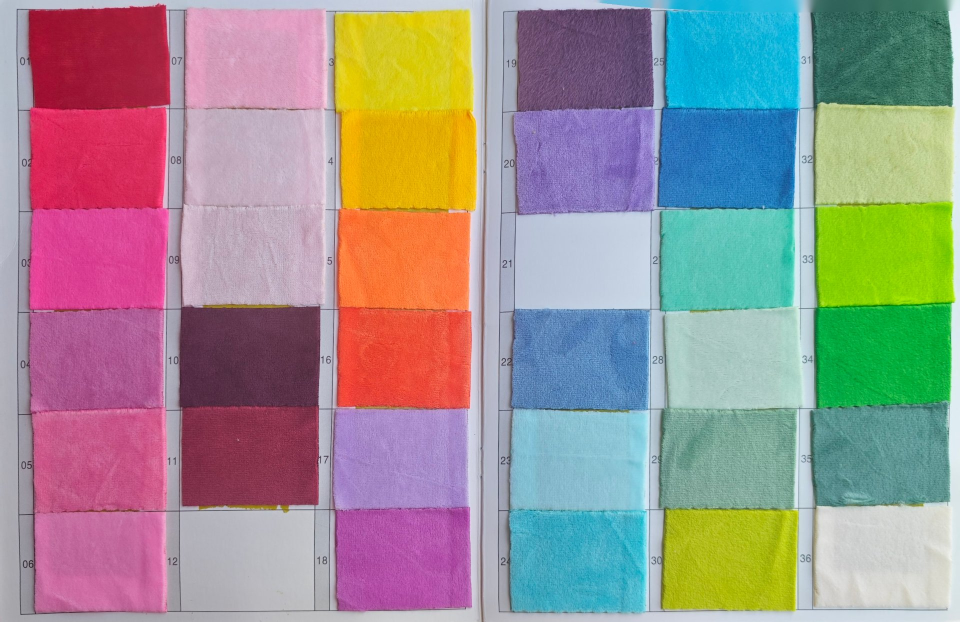
#> input picture source-photos/xh/xh-1.jpg, 1920 x 1244 px (shown at 1/2 size); its folder holds 4 pictures in this run
$ python extract-xh.py
#> lines starting #> are read from the running program, lines starting #| are printed output that depends on the picture
# -*- coding: utf-8 -*-
"""
鑫鸿布业色卡提取：网格拟合 + 格内中位色 + 白平衡 + 种子文件生成
用法：
  python tools/extract-xh.py fit     # 网格拟合，输出验证图到 tmp_xh/
  python tools/extract-xh.py build   # 生成 data/palette3.json 与 assets/palette-seed3.js
"""
import os, sys, json
import numpy as np
from PIL import Image, ImageDraw

ROOT = os.path.dirname(os.path.dirname(os.path.abspath(__file__)))
SRC = os.path.join(ROOT, 'source-photos', 'xh')
TMP = os.path.join(ROOT, 'tmp_xh')
os.makedirs(TMP, exist_ok=True)

ROWS = 6
# 拟合得到的格线（像素坐标，原始 1920 宽照片）
GRID = {
    # 照片: (行边界 7 条, 左页 4 条, 右页 4 条)
    'xh-1': ([15, 216, 417, 618, 819, 1020, 1221],
             [36, 359, 682, 1005], [997, 1297.5, 1598, 1898.5]),
    'xh-2': ([9, 217, 425, 633, 841, 1049, 1257],
             [3, 311.5, 620, 928.5], [992, 1295.5, 1599, 1902.5]),
    'xh-3': ([14, 217, 420, 623, 826, 1029, 1232],
             [26, 327, 628, 929], [997, 1304.5, 1612, 1919.5]),
}
# 照片 -> (page 序号, 左页起始色号, 右页起始色号)
PAGE_OF = {'xh-1': (1, 1, 19), 'xh-2': (2, 37, 55), 'xh-3': (3, 73, 91)}

# 第 4 张是手贴色块，无印刷格线，按实测边界标定（行按色块边缘取平均）
XH4_ROWS = [(0, 475), (660, 1006)]
XH4_COLS = [
    [20, 438, 819, 1227, 1588, 1911],   # 第一行 5 块
    [10, 388, 765, 1177, 1554, 1900],   # 第二行 5 块
]
XH4_CODES = [[109, 113, 118, 121, 140], [151, 152, 158, 160, 162]]


def load(name):
    a = np.array(Image.open(os.path.join(SRC, name + '.jpg')).convert('RGB')).astype(np.float32)
    return a


def smooth(p, k=5):
    if k <= 1:
        return p
    return np.convolve(p, np.ones(k) / k, mode='same')


def edge_profiles(a):
    ev = np.abs(np.diff(a, axis=1)).mean(axis=2)
    eh = np.abs(np.diff(a, axis=0)).mean(axis=2)
    return smooth(np.percentile(ev, 75, axis=0)), smooth(np.percentile(eh, 75, axis=1))


def best_lattice(prof, start_rng, step_rng, n_cells, edge_margin=3, n_lines=None):
    if n_lines is None:
        n_lines = n_cells + 1
    best = None
    for st in start_rng:
        for sp in step_rng:
            s, ok = 0.0, True
            for k in range(n_lines):
                x = int(round(st + k * sp))
                if x < edge_margin or x >= len(prof) - edge_margin:
                    ok = False
                    break
                s += prof[x]
            if ok and (best is None or s > best[0]):
                best = (s, float(st), float(sp))
    return best


def fit_photo(name):
    a = load(name)
    h, w, _ = a.shape
    pv, ph = edge_profiles(a)
    rows = best_lattice(ph, np.arange(0, 80, 1.0), np.arange(180, 230, 0.5), ROWS)
    cols_l = best_lattice(pv, np.arange(0, 90, 1.0), np.arange(290, 331, 0.5), 3, n_lines=3)
    cols_r = best_lattice(pv, np.arange(w / 2 - 60, w / 2 + 90, 1.0), np.arange(290, 331, 0.5), 3, n_lines=3)
    return rows, cols_l, cols_r


def lattice(best, n):
    _, st, sp = best
    return [st + k * sp for k in range(n + 1)]


# ---------------- 取色 ----------------
# [230 lines left out: functions srgb2lab_arr, paper_white, white_balance, median_color, patch_std, tex_energy and 7 more, not called in this run]


if __name__ == '__main__':
    mode = sys.argv[1] if len(sys.argv) > 1 else 'fit'
    if mode == 'fit':
        for name in GRID:
            rows, cl, cr = fit_photo(name)
#> in edge_profiles, `ev = np.abs(np.diff(a, axis=1)).mean(axis=2)`:
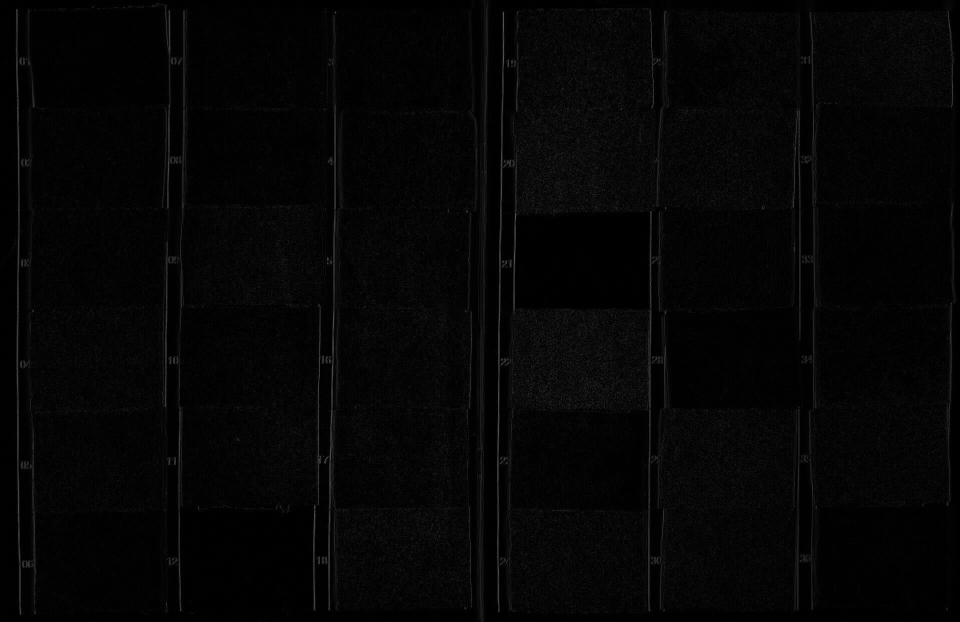
#> ev: shape (1244, 1919) float32 (shown at 1/2 size); min 0, max 117, mean 5
#> in fit_photo, `pv, ph = edge_profiles(a)`: pv = 1919 values, max 55.4 at index 36, min 0.333 at index 1918, mean 6.88; ph = 1243 values, max 27.1 at index 1221, min 0.2 at index 1242, mean 5.06
#> the loop in best_lattice, `for st in start_rng:` made 80 passes
#> after the loop in best_lattice, `for st in start_rng:`: best = (111.3, 15, 201)
#> the loop in best_lattice (call 2), `for st in start_rng:` made 90 passes
#> in fit_photo, `cols_l = best_lattice(pv, np.arange(0, 90, 1.0), np.arange(290, 331, 0..`: cols_l = (88.1, 36, 323)
#> in fit_photo, `cols_r = best_lattice(pv, np.arange(w / 2 - 60, w / 2 + 90, 1.0), np.a..`: cols_r = (99.55, 997, 300.5)
#> rows = (111.3, 15, 201); cl = (88.1, 36, 323); cr = (99.55, 997, 300.5)
            print(name, 'rows', [round(v, 1) for v in lattice(rows, ROWS)],
                  'L', [round(v, 1) for v in lattice(cl, 3)],
                  'R', [round(v, 1) for v in lattice(cr, 3)])
#> in lattice, `_, st, sp = best`: st = 15; sp = 201
#| xh-1 rows [15.0, 216.0, 417.0, 618.0, 819.0, 1020.0, 1221.0] L [36.0, 359.0, 682.0, 1005.0] R [997.0, 1297.5, 1598.0, 1898.5]
#> pass 2 of the loop `for name in GRID:`:
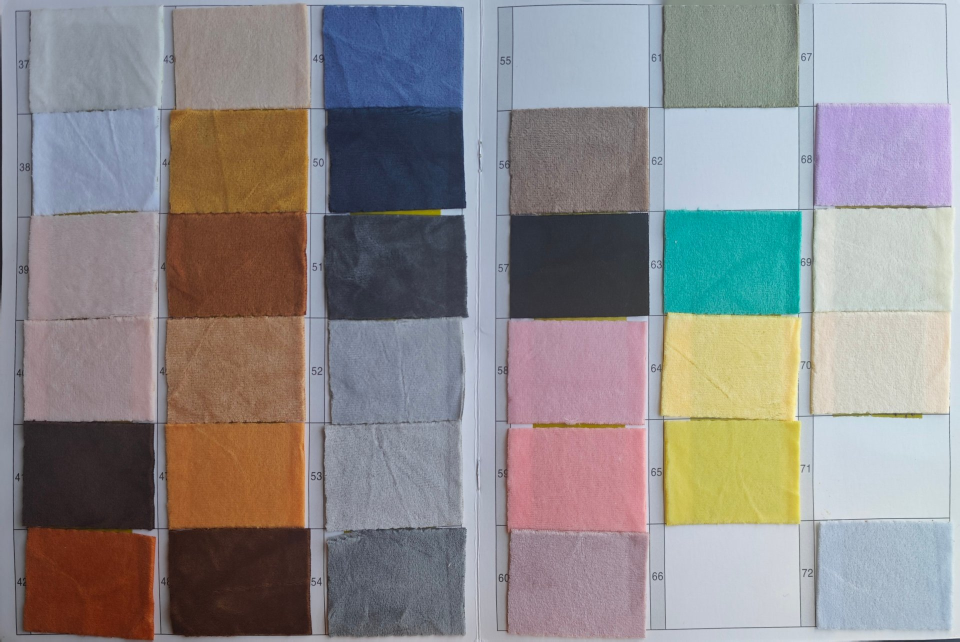
#> input picture source-photos/xh/xh-2.jpg, 1920 x 1283 px (shown at 1/2 size)
#> a: shape (1283, 1920, 3) float32
#> in edge_profiles (call 2), `ev = np.abs(np.diff(a, axis=1)).mean(axis=2)`:
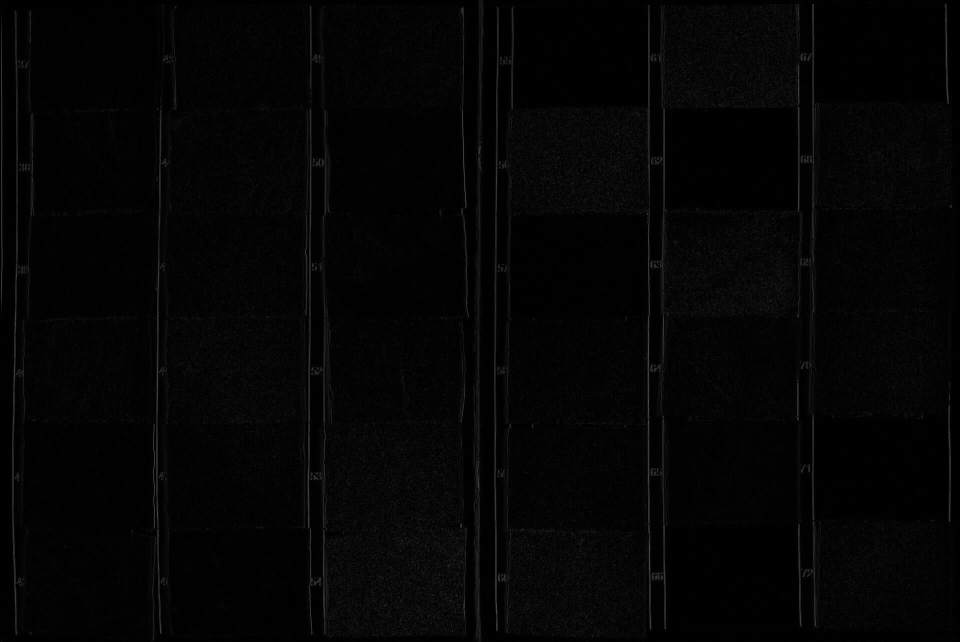
#> ev: shape (1283, 1919) float32 (shown at 1/2 size); min 0, max 124, mean 4.2
#> eh: shape (1282, 1920) float32
#> `rows, cl, cr = fit_photo(name)`: rows = (67.35, 9, 208); cl = (76.2, 3, 308.5); cr = (102.2, 992, 303.5)
#| xh-2 rows [9.0, 217.0, 425.0, 633.0, 841.0, 1049.0, 1257.0] L [3.0, 311.5, 620.0, 928.5] R [992.0, 1295.5, 1599.0, 1902.5]
#> pass 3 of the loop `for name in GRID:`:
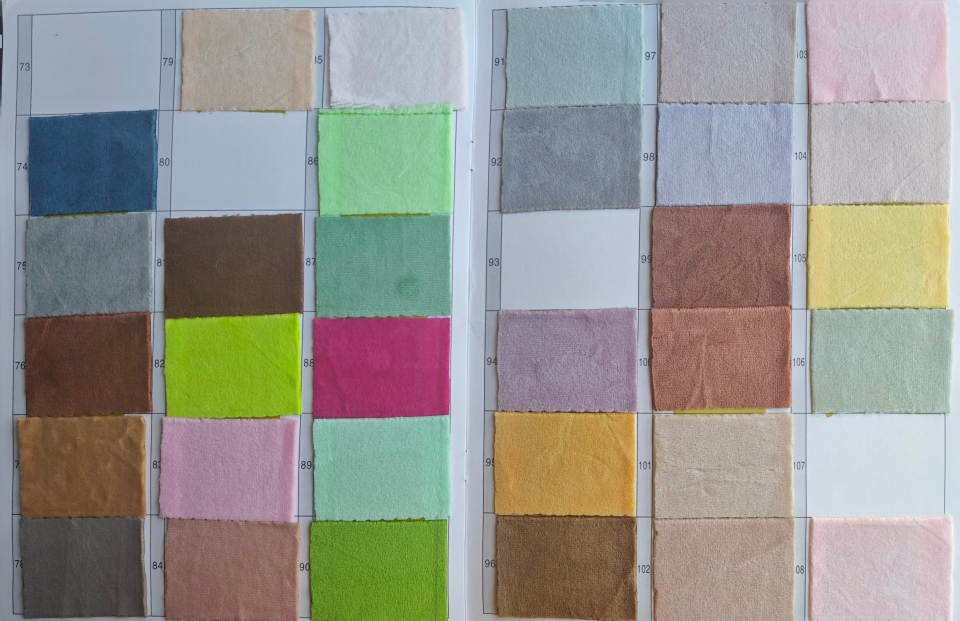
#> input picture source-photos/xh/xh-3.jpg, 1920 x 1242 px (shown at 1/2 size)
#> a: shape (1242, 1920, 3) float32
#> in edge_profiles (call 3), `ev = np.abs(np.diff(a, axis=1)).mean(axis=2)`:
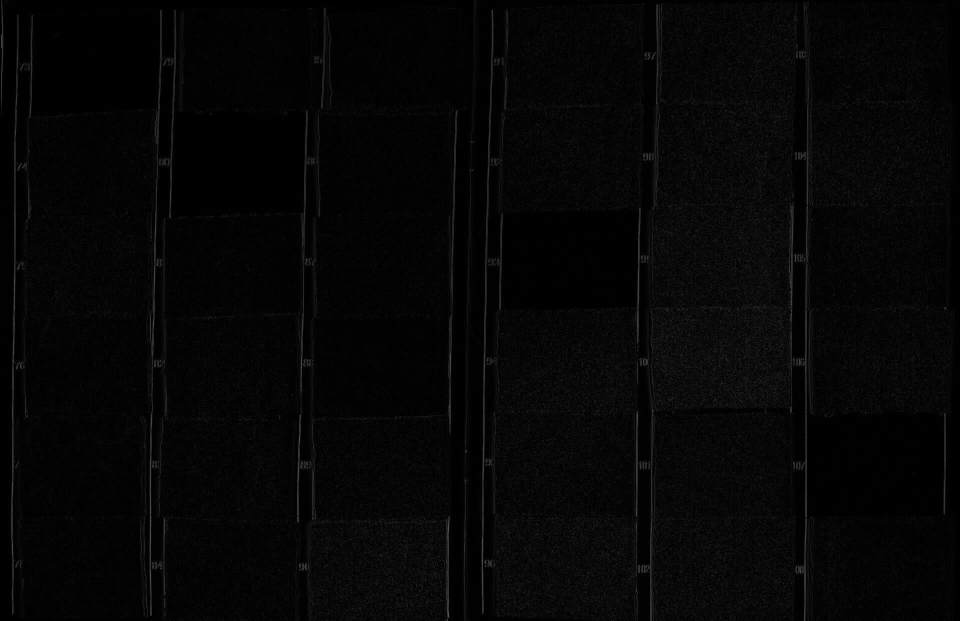
#> ev: shape (1242, 1919) float32 (shown at 1/2 size); min 0, max 115.3, mean 5.5
#> eh: shape (1241, 1920) float32
#> `rows, cl, cr = fit_photo(name)`: rows = (65.6, 14, 203); cl = (65.32, 26, 301); cr = (76.62, 997, 307.5)
#| xh-3 rows [14.0, 217.0, 420.0, 623.0, 826.0, 1029.0, 1232.0] L [26.0, 327.0, 628.0, 929.0] R [997.0, 1304.5, 1612.0, 1919.5]
    else:
        items, photos, wref = build()
        report(items)
        print('white ref', wref)
        contact_sheet(items, os.path.join(TMP, 'sheet.jpg'))
        if mode == 'build':
            for i, n in enumerate(['xh-1', 'xh-2', 'xh-3', 'xh-4'], 1):
                sz = export_photos(n, os.path.join(ROOT, 'assets', 'xh-%d.jpg' % i))
                print('photo assets/xh-%d.jpg' % i, sz, 'bytes')
            write_outputs(items, photos, wref)
